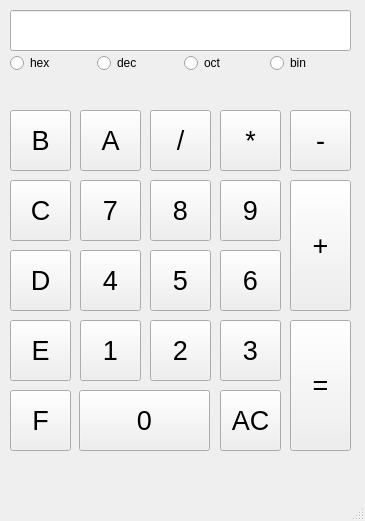
<?xml version="1.0" encoding="UTF-8"?>
<ui version="4.0">
 <class>MainWindow</class>
 <widget class="QMainWindow" name="MainWindow">
  <property name="geometry">
   <rect>
    <x>0</x>
    <y>0</y>
    <width>365</width>
    <height>521</height>
   </rect>
  </property>
  <property name="sizePolicy">
   <sizepolicy hsizetype="Preferred" vsizetype="Preferred">
    <horstretch>0</horstretch>
    <verstretch>0</verstretch>
   </sizepolicy>
  </property>
  <property name="windowTitle">
   <string>MainWindow</string>
  </property>
  <widget class="QWidget" name="centralwidget">
   <widget class="QPushButton" name="button_f">
    <property name="geometry">
     <rect>
      <x>10</x>
      <y>390</y>
      <width>61</width>
      <height>61</height>
     </rect>
    </property>
    <property name="sizePolicy">
     <sizepolicy hsizetype="Minimum" vsizetype="MinimumExpanding">
      <horstretch>0</horstretch>
      <verstretch>0</verstretch>
     </sizepolicy>
    </property>
    <property name="font">
     <font>
      <pointsize>20</pointsize>
     </font>
    </property>
    <property name="text">
     <string>F</string>
    </property>
   </widget>
   <widget class="QPushButton" name="button_e">
    <property name="geometry">
     <rect>
      <x>10</x>
      <y>320</y>
      <width>61</width>
      <height>61</height>
     </rect>
    </property>
    <property name="sizePolicy">
     <sizepolicy hsizetype="Minimum" vsizetype="MinimumExpanding">
      <horstretch>0</horstretch>
      <verstretch>0</verstretch>
     </sizepolicy>
    </property>
    <property name="font">
     <font>
      <pointsize>20</pointsize>
     </font>
    </property>
    <property name="text">
     <string>E</string>
    </property>
   </widget>
   <widget class="QPushButton" name="button_d">
    <property name="geometry">
     <rect>
      <x>10</x>
      <y>250</y>
      <width>61</width>
      <height>61</height>
     </rect>
    </property>
    <property name="sizePolicy">
     <sizepolicy hsizetype="Minimum" vsizetype="MinimumExpanding">
      <horstretch>0</horstretch>
      <verstretch>0</verstretch>
     </sizepolicy>
    </property>
    <property name="font">
     <font>
      <pointsize>20</pointsize>
     </font>
    </property>
    <property name="text">
     <string>D</string>
    </property>
   </widget>
   <widget class="QPushButton" name="button_c">
    <property name="geometry">
     <rect>
      <x>10</x>
      <y>180</y>
      <width>61</width>
      <height>61</height>
     </rect>
    </property>
    <property name="sizePolicy">
     <sizepolicy hsizetype="Minimum" vsizetype="MinimumExpanding">
      <horstretch>0</horstretch>
      <verstretch>0</verstretch>
     </sizepolicy>
    </property>
    <property name="font">
     <font>
      <pointsize>20</pointsize>
     </font>
    </property>
    <property name="text">
     <string>C</string>
    </property>
   </widget>
   <widget class="QPushButton" name="button_b">
    <property name="geometry">
     <rect>
      <x>10</x>
      <y>110</y>
      <width>61</width>
      <height>61</height>
     </rect>
    </property>
    <property name="sizePolicy">
     <sizepolicy hsizetype="Minimum" vsizetype="MinimumExpanding">
      <horstretch>0</horstretch>
      <verstretch>0</verstretch>
     </sizepolicy>
    </property>
    <property name="font">
     <font>
      <pointsize>20</pointsize>
     </font>
    </property>
    <property name="text">
     <string>B</string>
    </property>
   </widget>
   <widget class="QPushButton" name="button_a">
    <property name="geometry">
     <rect>
      <x>80</x>
      <y>110</y>
      <width>61</width>
      <height>61</height>
     </rect>
    </property>
    <property name="sizePolicy">
     <sizepolicy hsizetype="Minimum" vsizetype="MinimumExpanding">
      <horstretch>0</horstretch>
      <verstretch>0</verstretch>
     </sizepolicy>
    </property>
    <property name="font">
     <font>
      <pointsize>20</pointsize>
     </font>
    </property>
    <property name="text">
     <string>A</string>
    </property>
   </widget>
   <widget class="QLineEdit" name="lineEdit">
    <property name="geometry">
     <rect>
      <x>10</x>
      <y>10</y>
      <width>341</width>
      <height>41</height>
     </rect>
    </property>
    <property name="sizePolicy">
     <sizepolicy hsizetype="Minimum" vsizetype="MinimumExpanding">
      <horstretch>0</horstretch>
      <verstretch>0</verstretch>
     </sizepolicy>
    </property>
    <property name="font">
     <font>
      <pointsize>20</pointsize>
     </font>
    </property>
   </widget>
   <widget class="QWidget" name="layoutWidget">
    <property name="geometry">
     <rect>
      <x>10</x>
      <y>50</y>
      <width>341</width>
      <height>26</height>
     </rect>
    </property>
    <layout class="QHBoxLayout" name="horizontalLayout">
     <item>
      <widget class="QRadioButton" name="radio_hex">
       <property name="sizePolicy">
        <sizepolicy hsizetype="MinimumExpanding" vsizetype="Minimum">
         <horstretch>0</horstretch>
         <verstretch>0</verstretch>
        </sizepolicy>
       </property>
       <property name="text">
        <string>hex</string>
       </property>
      </widget>
     </item>
     <item>
      <widget class="QRadioButton" name="radio_dec">
       <property name="sizePolicy">
        <sizepolicy hsizetype="MinimumExpanding" vsizetype="Minimum">
         <horstretch>0</horstretch>
         <verstretch>0</verstretch>
        </sizepolicy>
       </property>
       <property name="text">
        <string>dec</string>
       </property>
      </widget>
     </item>
     <item>
      <widget class="QRadioButton" name="radio_oct">
       <property name="sizePolicy">
        <sizepolicy hsizetype="MinimumExpanding" vsizetype="Minimum">
         <horstretch>0</horstretch>
         <verstretch>0</verstretch>
        </sizepolicy>
       </property>
       <property name="text">
        <string>oct</string>
       </property>
      </widget>
     </item>
     <item>
      <widget class="QRadioButton" name="radio_bin">
       <property name="sizePolicy">
        <sizepolicy hsizetype="MinimumExpanding" vsizetype="Minimum">
         <horstretch>0</horstretch>
         <verstretch>0</verstretch>
        </sizepolicy>
       </property>
       <property name="text">
        <string>bin</string>
       </property>
      </widget>
     </item>
    </layout>
   </widget>
   <widget class="QPushButton" name="button_7">
    <property name="geometry">
     <rect>
      <x>80</x>
      <y>180</y>
      <width>61</width>
      <height>61</height>
     </rect>
    </property>
    <property name="sizePolicy">
     <sizepolicy hsizetype="Minimum" vsizetype="MinimumExpanding">
      <horstretch>0</horstretch>
      <verstretch>0</verstretch>
     </sizepolicy>
    </property>
    <property name="font">
     <font>
      <pointsize>20</pointsize>
     </font>
    </property>
    <property name="text">
     <string>7</string>
    </property>
   </widget>
   <widget class="QPushButton" name="button_4">
    <property name="geometry">
     <rect>
      <x>80</x>
      <y>250</y>
      <width>61</width>
      <height>61</height>
     </rect>
    </property>
    <property name="sizePolicy">
     <sizepolicy hsizetype="Minimum" vsizetype="MinimumExpanding">
      <horstretch>0</horstretch>
      <verstretch>0</verstretch>
     </sizepolicy>
    </property>
    <property name="font">
     <font>
      <pointsize>20</pointsize>
     </font>
    </property>
    <property name="text">
     <string>4</string>
    </property>
   </widget>
   <widget class="QPushButton" name="button_1">
    <property name="geometry">
     <rect>
      <x>80</x>
      <y>320</y>
      <width>61</width>
      <height>61</height>
     </rect>
    </property>
    <property name="sizePolicy">
     <sizepolicy hsizetype="Minimum" vsizetype="MinimumExpanding">
      <horstretch>0</horstretch>
      <verstretch>0</verstretch>
     </sizepolicy>
    </property>
    <property name="font">
     <font>
      <pointsize>20</pointsize>
     </font>
    </property>
    <property name="text">
     <string>1</string>
    </property>
   </widget>
   <widget class="QPushButton" name="button_0">
    <property name="geometry">
     <rect>
      <x>79</x>
      <y>390</y>
      <width>131</width>
      <height>61</height>
     </rect>
    </property>
    <property name="sizePolicy">
     <sizepolicy hsizetype="Minimum" vsizetype="MinimumExpanding">
      <horstretch>0</horstretch>
      <verstretch>0</verstretch>
     </sizepolicy>
    </property>
    <property name="font">
     <font>
      <pointsize>20</pointsize>
     </font>
    </property>
    <property name="text">
     <string>0</string>
    </property>
   </widget>
   <widget class="QPushButton" name="button_8">
    <property name="geometry">
     <rect>
      <x>150</x>
      <y>180</y>
      <width>61</width>
      <height>61</height>
     </rect>
    </property>
    <property name="sizePolicy">
     <sizepolicy hsizetype="Minimum" vsizetype="MinimumExpanding">
      <horstretch>0</horstretch>
      <verstretch>0</verstretch>
     </sizepolicy>
    </property>
    <property name="font">
     <font>
      <pointsize>20</pointsize>
     </font>
    </property>
    <property name="text">
     <string>8</string>
    </property>
   </widget>
   <widget class="QPushButton" name="button_5">
    <property name="geometry">
     <rect>
      <x>150</x>
      <y>250</y>
      <width>61</width>
      <height>61</height>
     </rect>
    </property>
    <property name="sizePolicy">
     <sizepolicy hsizetype="Minimum" vsizetype="MinimumExpanding">
      <horstretch>0</horstretch>
      <verstretch>0</verstretch>
     </sizepolicy>
    </property>
    <property name="font">
     <font>
      <pointsize>20</pointsize>
     </font>
    </property>
    <property name="text">
     <string>5</string>
    </property>
   </widget>
   <widget class="QPushButton" name="button_divide">
    <property name="geometry">
     <rect>
      <x>150</x>
      <y>110</y>
      <width>61</width>
      <height>61</height>
     </rect>
    </property>
    <property name="sizePolicy">
     <sizepolicy hsizetype="Minimum" vsizetype="MinimumExpanding">
      <horstretch>0</horstretch>
      <verstretch>0</verstretch>
     </sizepolicy>
    </property>
    <property name="font">
     <font>
      <pointsize>20</pointsize>
     </font>
    </property>
    <property name="text">
     <string>/</string>
    </property>
   </widget>
   <widget class="QPushButton" name="button_2">
    <property name="geometry">
     <rect>
      <x>150</x>
      <y>320</y>
      <width>61</width>
      <height>61</height>
     </rect>
    </property>
    <property name="sizePolicy">
     <sizepolicy hsizetype="Minimum" vsizetype="MinimumExpanding">
      <horstretch>0</horstretch>
      <verstretch>0</verstretch>
     </sizepolicy>
    </property>
    <property name="font">
     <font>
      <pointsize>20</pointsize>
     </font>
    </property>
    <property name="text">
     <string>2</string>
    </property>
   </widget>
   <widget class="QPushButton" name="button_equal">
    <property name="geometry">
     <rect>
      <x>290</x>
      <y>320</y>
      <width>61</width>
      <height>131</height>
     </rect>
    </property>
    <property name="sizePolicy">
     <sizepolicy hsizetype="Minimum" vsizetype="MinimumExpanding">
      <horstretch>0</horstretch>
      <verstretch>0</verstretch>
     </sizepolicy>
    </property>
    <property name="font">
     <font>
      <pointsize>20</pointsize>
     </font>
    </property>
    <property name="text">
     <string>=</string>
    </property>
   </widget>
   <widget class="QPushButton" name="button_9">
    <property name="geometry">
     <rect>
      <x>220</x>
      <y>180</y>
      <width>61</width>
      <height>61</height>
     </rect>
    </property>
    <property name="sizePolicy">
     <sizepolicy hsizetype="Minimum" vsizetype="MinimumExpanding">
      <horstretch>0</horstretch>
      <verstretch>0</verstretch>
     </sizepolicy>
    </property>
    <property name="font">
     <font>
      <pointsize>20</pointsize>
     </font>
    </property>
    <property name="text">
     <string>9</string>
    </property>
   </widget>
   <widget class="QPushButton" name="button_6">
    <property name="geometry">
     <rect>
      <x>220</x>
      <y>250</y>
      <width>61</width>
      <height>61</height>
     </rect>
    </property>
    <property name="sizePolicy">
     <sizepolicy hsizetype="Minimum" vsizetype="MinimumExpanding">
      <horstretch>0</horstretch>
      <verstretch>0</verstretch>
     </sizepolicy>
    </property>
    <property name="font">
     <font>
      <pointsize>20</pointsize>
     </font>
    </property>
    <property name="text">
     <string>6</string>
    </property>
   </widget>
   <widget class="QPushButton" name="button_3">
    <property name="geometry">
     <rect>
      <x>220</x>
      <y>320</y>
      <width>61</width>
      <height>61</height>
     </rect>
    </property>
    <property name="sizePolicy">
     <sizepolicy hsizetype="Minimum" vsizetype="MinimumExpanding">
      <horstretch>0</horstretch>
      <verstretch>0</verstretch>
     </sizepolicy>
    </property>
    <property name="font">
     <font>
      <pointsize>20</pointsize>
     </font>
    </property>
    <property name="text">
     <string>3</string>
    </property>
   </widget>
   <widget class="QPushButton" name="button_multiplie">
    <property name="geometry">
     <rect>
      <x>220</x>
      <y>110</y>
      <width>61</width>
      <height>61</height>
     </rect>
    </property>
    <property name="sizePolicy">
     <sizepolicy hsizetype="Minimum" vsizetype="MinimumExpanding">
      <horstretch>0</horstretch>
      <verstretch>0</verstretch>
     </sizepolicy>
    </property>
    <property name="font">
     <font>
      <pointsize>20</pointsize>
     </font>
    </property>
    <property name="text">
     <string>*</string>
    </property>
   </widget>
   <widget class="QPushButton" name="button_ac">
    <property name="geometry">
     <rect>
      <x>220</x>
      <y>390</y>
      <width>61</width>
      <height>61</height>
     </rect>
    </property>
    <property name="sizePolicy">
     <sizepolicy hsizetype="Minimum" vsizetype="MinimumExpanding">
      <horstretch>0</horstretch>
      <verstretch>0</verstretch>
     </sizepolicy>
    </property>
    <property name="font">
     <font>
      <pointsize>20</pointsize>
     </font>
    </property>
    <property name="text">
     <string>AC</string>
    </property>
   </widget>
   <widget class="QPushButton" name="button_plus">
    <property name="geometry">
     <rect>
      <x>290</x>
      <y>180</y>
      <width>61</width>
      <height>131</height>
     </rect>
    </property>
    <property name="sizePolicy">
     <sizepolicy hsizetype="Minimum" vsizetype="MinimumExpanding">
      <horstretch>0</horstretch>
      <verstretch>0</verstretch>
     </sizepolicy>
    </property>
    <property name="font">
     <font>
      <pointsize>20</pointsize>
     </font>
    </property>
    <property name="text">
     <string>+</string>
    </property>
   </widget>
   <widget class="QPushButton" name="button_minus">
    <property name="geometry">
     <rect>
      <x>290</x>
      <y>110</y>
      <width>61</width>
      <height>61</height>
     </rect>
    </property>
    <property name="sizePolicy">
     <sizepolicy hsizetype="Minimum" vsizetype="MinimumExpanding">
      <horstretch>0</horstretch>
      <verstretch>0</verstretch>
     </sizepolicy>
    </property>
    <property name="font">
     <font>
      <pointsize>20</pointsize>
     </font>
    </property>
    <property name="text">
     <string>-</string>
    </property>
   </widget>
   <widget class="QWidget" name="layoutWidget">
    <property name="geometry">
     <rect>
      <x>10</x>
      <y>80</y>
      <width>341</width>
      <height>21</height>
     </rect>
    </property>
    <layout class="QHBoxLayout" name="horizontalLayout_2">
     <item>
      <widget class="QLabel" name="label_hex">
       <property name="sizePolicy">
        <sizepolicy hsizetype="Ignored" vsizetype="Preferred">
         <horstretch>0</horstretch>
         <verstretch>0</verstretch>
        </sizepolicy>
       </property>
       <property name="font">
        <font>
         <pointsize>10</pointsize>
         <weight>75</weight>
         <bold>true</bold>
        </font>
       </property>
       <property name="text">
        <string/>
       </property>
      </widget>
     </item>
     <item>
      <widget class="QLabel" name="label_dec">
       <property name="sizePolicy">
        <sizepolicy hsizetype="Ignored" vsizetype="Preferred">
         <horstretch>0</horstretch>
         <verstretch>0</verstretch>
        </sizepolicy>
       </property>
       <property name="font">
        <font>
         <pointsize>10</pointsize>
         <weight>75</weight>
         <bold>true</bold>
        </font>
       </property>
       <property name="text">
        <string/>
       </property>
      </widget>
     </item>
     <item>
      <widget class="QLabel" name="label_oct">
       <property name="sizePolicy">
        <sizepolicy hsizetype="Ignored" vsizetype="Preferred">
         <horstretch>0</horstretch>
         <verstretch>0</verstretch>
        </sizepolicy>
       </property>
       <property name="font">
        <font>
         <pointsize>10</pointsize>
         <weight>75</weight>
         <bold>true</bold>
        </font>
       </property>
       <property name="text">
        <string/>
       </property>
      </widget>
     </item>
     <item>
      <widget class="QLabel" name="label_bin">
       <property name="sizePolicy">
        <sizepolicy hsizetype="Ignored" vsizetype="Preferred">
         <horstretch>0</horstretch>
         <verstretch>0</verstretch>
        </sizepolicy>
       </property>
       <property name="font">
        <font>
         <pointsize>10</pointsize>
         <weight>75</weight>
         <bold>true</bold>
        </font>
       </property>
       <property name="text">
        <string/>
       </property>
      </widget>
     </item>
    </layout>
   </widget>
  </widget>
  <widget class="QMenuBar" name="menubar">
   <property name="geometry">
    <rect>
     <x>0</x>
     <y>0</y>
     <width>365</width>
     <height>21</height>
    </rect>
   </property>
  </widget>
  <widget class="QStatusBar" name="statusbar"/>
 </widget>
 <resources/>
 <connections/>
</ui>
